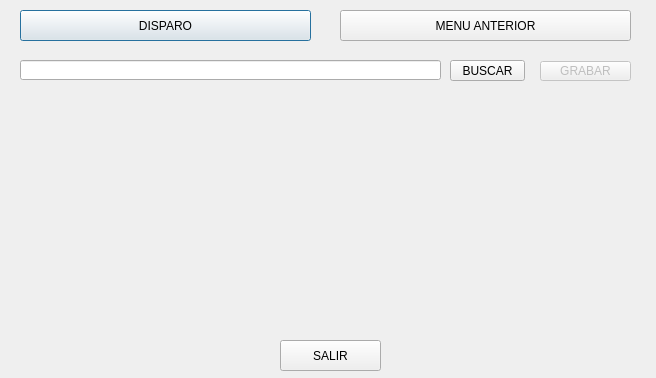
<?xml version="1.0" encoding="UTF-8"?>
<ui version="4.0">
 <class>grafico</class>
 <widget class="QDialog" name="grafico">
  <property name="enabled">
   <bool>true</bool>
  </property>
  <property name="geometry">
   <rect>
    <x>0</x>
    <y>0</y>
    <width>656</width>
    <height>378</height>
   </rect>
  </property>
  <property name="minimumSize">
   <size>
    <width>100</width>
    <height>10</height>
   </size>
  </property>
  <property name="maximumSize">
   <size>
    <width>2500</width>
    <height>1500</height>
   </size>
  </property>
  <property name="windowTitle">
   <string>Grafico</string>
  </property>
  <widget class="QCustomPlot" name="customPlot" native="true">
   <property name="geometry">
    <rect>
     <x>20</x>
     <y>90</y>
     <width>611</width>
     <height>241</height>
    </rect>
   </property>
  </widget>
  <widget class="QPushButton" name="BEncender">
   <property name="geometry">
    <rect>
     <x>20</x>
     <y>10</y>
     <width>291</width>
     <height>31</height>
    </rect>
   </property>
   <property name="text">
    <string>DISPARO</string>
   </property>
  </widget>
  <widget class="QPushButton" name="BGrabar">
   <property name="enabled">
    <bool>false</bool>
   </property>
   <property name="geometry">
    <rect>
     <x>540</x>
     <y>61</y>
     <width>91</width>
     <height>20</height>
    </rect>
   </property>
   <property name="text">
    <string>GRABAR</string>
   </property>
  </widget>
  <widget class="QPushButton" name="BAnterior">
   <property name="enabled">
    <bool>true</bool>
   </property>
   <property name="geometry">
    <rect>
     <x>340</x>
     <y>10</y>
     <width>291</width>
     <height>31</height>
    </rect>
   </property>
   <property name="text">
    <string>MENU ANTERIOR</string>
   </property>
  </widget>
  <widget class="QPushButton" name="BSalir">
   <property name="geometry">
    <rect>
     <x>280</x>
     <y>340</y>
     <width>101</width>
     <height>31</height>
    </rect>
   </property>
   <property name="text">
    <string>SALIR</string>
   </property>
  </widget>
  <widget class="QLineEdit" name="LRuta">
   <property name="geometry">
    <rect>
     <x>20</x>
     <y>60</y>
     <width>421</width>
     <height>20</height>
    </rect>
   </property>
  </widget>
  <widget class="QPushButton" name="BBuscar">
   <property name="geometry">
    <rect>
     <x>450</x>
     <y>60</y>
     <width>75</width>
     <height>21</height>
    </rect>
   </property>
   <property name="text">
    <string>BUSCAR</string>
   </property>
  </widget>
 </widget>
 <customwidgets>
  <customwidget>
   <class>QCustomPlot</class>
   <extends>QWidget</extends>
   <header>qcustomplot.h</header>
   <container>1</container>
  </customwidget>
 </customwidgets>
 <resources/>
 <connections/>
</ui>
